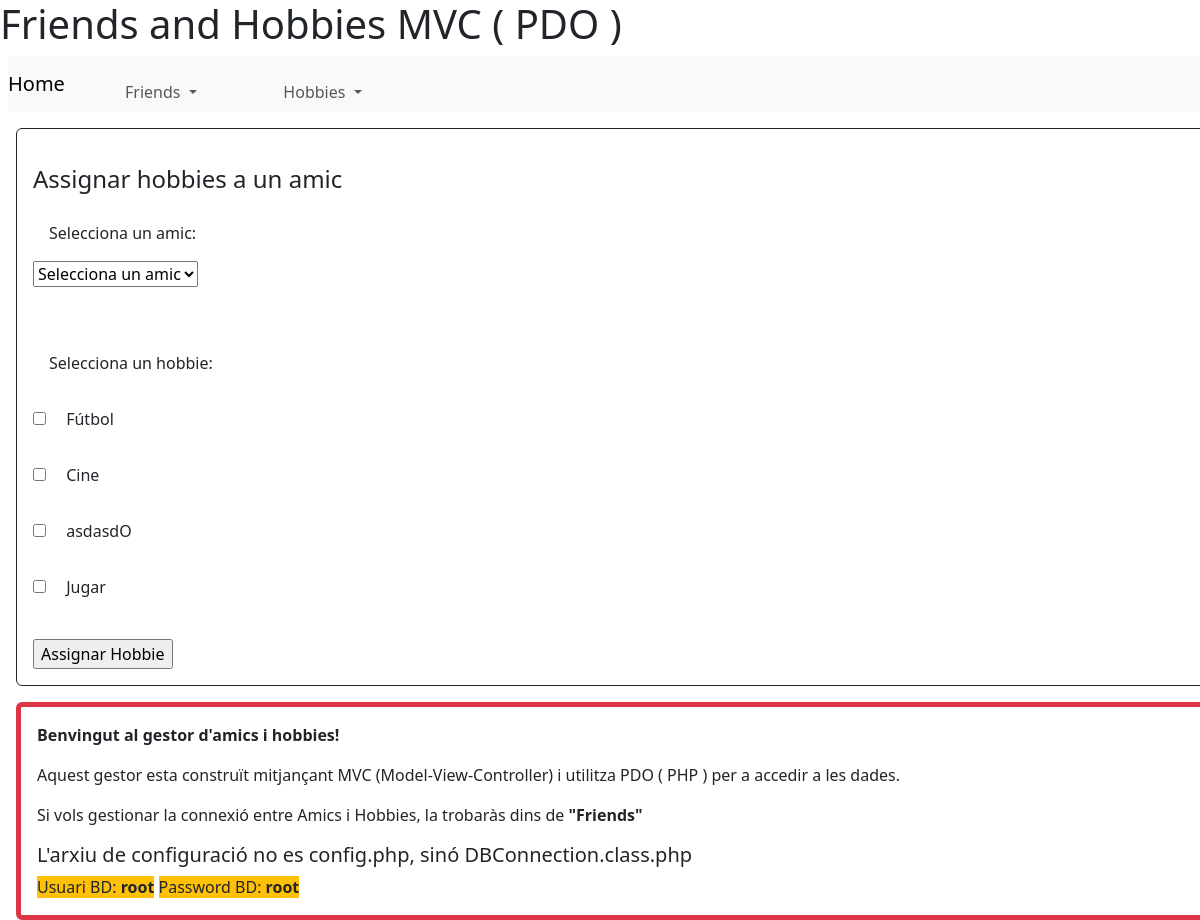
/friends_hobbies_PROJECT/index.php?menu=friends&option=form_assign, run on the app's committed database.
### tables this page shows
CREATE TABLE `hobbies` (
  `id` int(11) NOT NULL,
  `hobbie` varchar(100) DEFAULT NULL
);

### friends_hobbies_PROJECT/model/Hobbie.class.php (called while the page is built, shortened)
<?php
class Hobbie {
    private $id;
    private $name;
    public function __construct($id=NULL, $name=NULL) {
        $this->id=$id;
        $this->name=$name;
    }
    public function getId() {
        return $this->id;
    }
    public function getName() {
        return $this->name;
    }
}

### friends_hobbies_PROJECT/model/persist/DBConnection.class.php (called while the page is built)
<?php
class DBConnection
{
    private $dsn = "mysql:host=127.0.0.1;port=3306;dbname=myfriends";
    private $user = "root";
    private $password = "root";
    private $dbh;
    private function connect()
    {
        $flag = true;
        try {
            $this->dbh = new PDO($this->dsn, $this->user, $this->password);
        } catch (PDOException $e) {
            $flag = false;
            echo "Error de conexió a la base de dades: " . $e->getMessage();
        }
        return $flag;
    }
    private function disconnect()
    {
        $this->dbh = null;
    }
    public function myQuery($sql, $vector)
    {
        $sentencia = null;
        if ($this->connect()) {
            try {
                $sentencia = $this->dbh->prepare($sql);
            } catch (PDOException $e) {
                echo "Error de conexió al fer la consulta a la base de dades: " . $e->getMessage();
            }
            if ($sentencia->execute($vector) != false) {
                $this->disconnect();
            }
        }
        return $sentencia;
    }
}

### friends_hobbies_PROJECT/model/persist/HobbiesDAO.class.php (called while the page is built, shortened)
<?php
require_once "model/Hobbie.class.php";
require_once "model/persist/DBConnection.class.php";
class HobbiesDAO {
    private $dbConnection;
    public function __construct() {
        $this->dbConnection = new DBConnection();
    }
    public function listAll()
     {
         $sql = "SELECT * FROM hobbies";
         $result = $this->dbConnection->myQuery($sql, []);
        if ($result) {
        $rows = $result->fetchAll(PDO::FETCH_ASSOC);
        foreach ($rows as $row) {
            $hobbies[] = new Hobbie($row['id'], $row['hobbie']);
        }
    }
    return $hobbies;
     }
}
    ?>

### friends_hobbies_PROJECT/view/form/FriendHobbieForm.php (the view, shortened to what this page needs)
<nav class="ms-3 mt-3 border border-dark p-3 rounded">
<div id="content">
  <fieldset>
        <legend>Assignar hobbies a un amic</legend>
        <form method="post" action="">
            <label for="friend">Selecciona un amic:</label>
            <select id="friend" name="friend_id" required>
                <option value="">Selecciona un amic</option>
            </select> <br><br>
             <label for="hobby">Selecciona un hobbie:</label><br>
                <?php
                    foreach ($content['hobbies'] as $hobbie) {
                        echo"
                        <input type='checkbox' id='hobbie_id' name='hobbie_id[]' value='{$hobbie->getId()}'>
                        <label for='hobbie_id'>{$hobbie->getName()}</label><br>"
                        ;
                    }
                ?><br>
            <input type="submit" value="Assignar Hobbie">
        </form>
    </fieldset>
</div>
</nav>

### basic_mvc/view/css/header.css (style rules this page uses)
nav { float: left; width: 100%; }
ul { list-style-type: none; margin: 0; padding: 0; }
li { float: left; display: inline-block; }
li a { background: black; color: white; display: block; min-width: 10em; height: 2.5em; text-align: center; line-height: 2.5em; text-decoration: none; margin-right: 0.1em; }

### basic_mvc/view/css/body.css (style rules this page uses)
#content { width: 100%; float: left; margin-top: 1em; }
label, input, select { display: block; margin: 1em; }
input[type="submit"], input[type="reset"] { display: inline; margin: 0; }
input[type="radio"], input[type="checkbox"] { display: inline; }

### data on the page
hobbies: hobbie "Fútbol"
hobbies: hobbie "Cine"
hobbies: hobbie "asdasdO"
hobbies: hobbie "Jugar"
